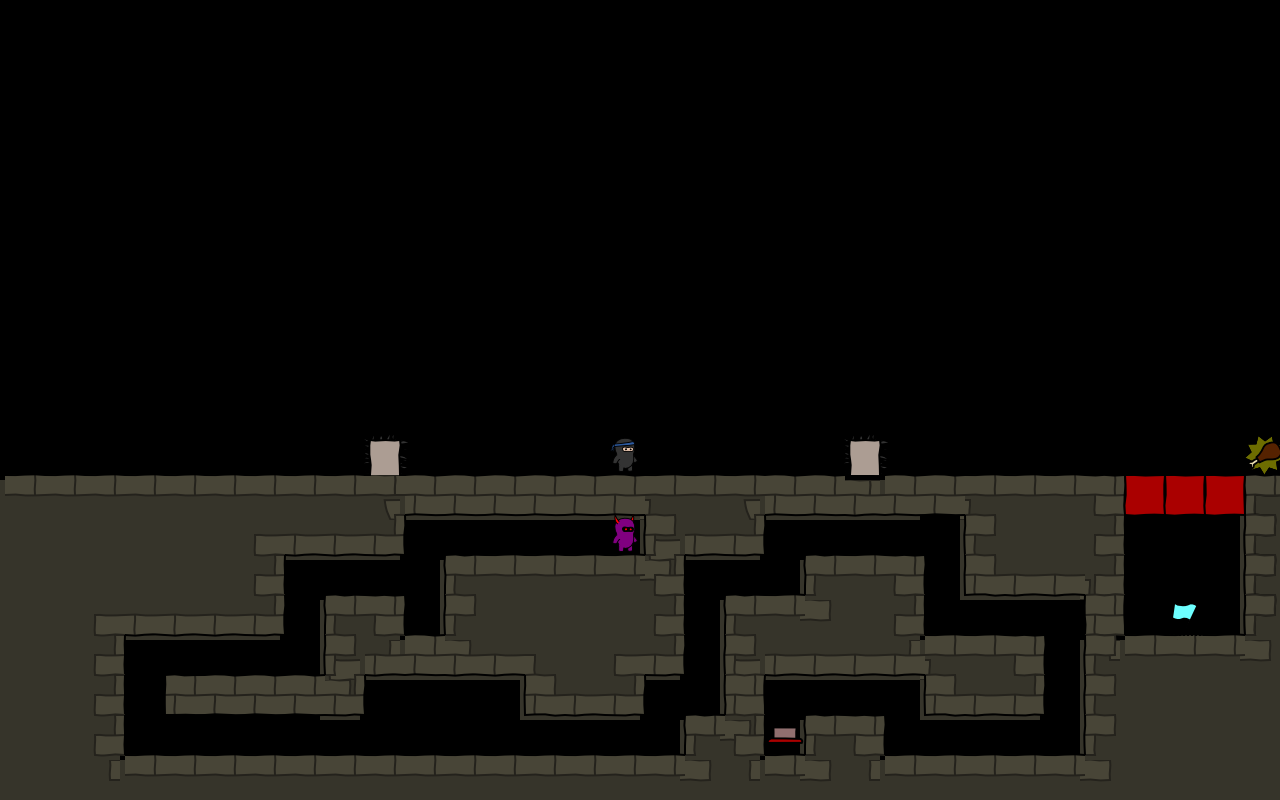

A level layout from a 2D game, rendered from its tile map. Below: a short description, then the map file with its tile-grid data intact:
An orthogonal 32x20 tile map with 40x40 px tiles, 4 tile layers (bg, walls, objects, fg), 3 tilesets.

<map version="1.0" orientation="orthogonal" width="32" height="20" tilewidth="40" tileheight="40">
 <tileset firstgid="1" name="world1" tilewidth="50" tileheight="50">
  <image source="world3.png" width="400" height="400" />
 </tileset>
 <tileset firstgid="65" name="objectpalette" tilewidth="50" tileheight="50">
  <image source="objectpalette.png" width="400" height="500" />
 </tileset>
 <tileset firstgid="145" name="background" tilewidth="40" tileheight="40">
  <image source="background3.png" width="320" height="600" />
 </tileset>
 <layer name="bg" width="32" height="20">
  <data encoding="csv">
0,0,0,0,0,0,0,0,0,0,0,0,0,0,0,0,0,0,0,0,0,0,0,0,0,0,0,0,0,0,0,0,
0,0,0,0,0,0,0,0,0,0,0,0,0,0,0,0,0,0,0,0,0,0,0,0,0,0,0,0,0,0,0,0,
0,0,0,0,0,0,0,0,0,0,0,0,0,0,0,0,0,0,0,0,0,0,0,0,0,0,0,0,0,0,0,0,
0,0,0,0,0,0,0,0,0,0,0,0,0,0,0,0,0,0,0,0,0,0,0,0,0,0,0,0,0,0,0,0,
0,0,0,0,0,0,0,0,0,0,0,0,0,0,0,0,0,0,0,0,0,0,0,0,0,0,0,0,0,0,0,0,
0,0,0,0,0,0,0,0,0,0,0,0,0,0,0,0,0,0,0,0,0,0,0,0,0,0,0,0,0,0,0,0,
0,0,0,0,0,0,0,0,0,0,0,0,0,0,0,0,0,0,0,0,0,0,0,0,0,0,0,0,0,0,0,0,
0,0,0,0,0,0,0,0,0,0,0,0,0,0,0,0,0,0,0,0,0,0,0,0,0,0,0,0,0,0,0,0,
0,0,0,0,0,0,0,0,0,0,0,0,0,0,0,0,0,0,0,0,0,0,0,0,0,0,0,0,0,0,0,0,
0,0,0,0,0,0,0,0,0,0,0,0,0,0,0,0,0,0,0,0,0,0,0,0,0,0,0,0,0,0,0,0,
0,0,0,0,0,0,0,0,0,0,0,0,0,0,0,0,0,0,0,0,0,0,0,0,0,0,0,0,0,0,0,0,
0,0,0,0,0,0,0,0,0,0,0,0,0,0,0,0,0,0,0,0,0,0,0,0,0,0,0,0,0,0,0,0,
173,173,173,173,173,173,173,173,173,185,173,173,173,173,173,173,186,173,185,173,173,189,173,0,186,173,173,173,0,0,0,173,
173,173,173,173,173,173,173,173,173,173,0,0,0,0,0,0,177,173,173,0,0,0,0,0,173,173,173,173,0,0,0,173,
173,173,173,173,173,173,173,0,0,0,0,173,173,173,173,173,196,0,0,0,173,173,173,0,173,173,173,186,0,0,0,173,
173,173,173,173,173,173,173,0,173,173,0,173,173,173,173,173,173,0,173,173,188,173,173,0,0,0,0,0,0,0,0,173,
173,173,173,0,0,0,0,0,177,187,173,188,173,173,173,173,173,0,177,173,173,173,187,186,173,173,0,187,173,173,173,188,
173,173,173,0,0,0,0,0,188,0,0,0,0,173,173,173,0,0,173,0,0,0,0,173,173,173,0,173,173,173,173,173,
173,173,173,0,0,0,0,0,0,0,0,0,0,0,0,0,0,173,188,0,173,173,0,0,0,0,0,173,173,173,173,173,
173,173,187,173,173,173,173,173,173,173,173,173,173,173,173,173,173,188,187,173,188,187,173,173,173,173,173,188,173,173,173,173
</data>
 </layer>
 <layer name="walls" width="32" height="20">
  <data encoding="csv">
0,0,0,0,0,0,0,0,0,0,0,0,0,0,0,0,0,0,0,0,0,0,0,0,0,0,0,0,0,0,0,0,
0,0,0,0,0,0,0,0,0,0,0,0,0,0,0,0,0,0,0,0,0,0,0,0,0,0,0,0,0,0,0,0,
0,0,0,0,0,0,0,0,0,0,0,0,0,0,0,0,0,0,0,0,0,0,0,0,0,0,0,0,0,0,0,0,
0,0,0,0,0,0,0,0,0,0,0,0,0,0,0,0,0,0,0,0,0,0,0,0,0,0,0,0,0,0,0,0,
0,0,0,0,0,0,0,0,0,0,0,0,0,0,0,0,0,0,0,0,0,0,0,0,0,0,0,0,0,0,0,0,
0,0,0,0,0,0,0,0,0,0,0,0,0,0,0,0,0,0,0,0,0,0,0,0,0,0,0,0,0,0,0,0,
0,0,0,0,0,0,0,0,0,0,0,0,0,0,0,0,0,0,0,0,0,0,0,0,0,0,0,0,0,0,0,0,
0,0,0,0,0,0,0,0,0,0,0,0,0,0,0,0,0,0,0,0,0,0,0,0,0,0,0,0,0,0,0,0,
0,0,0,0,0,0,0,0,0,0,0,0,0,0,0,0,0,0,0,0,0,0,0,0,0,0,0,0,0,0,0,0,
0,0,0,0,0,0,0,0,0,0,0,0,0,0,0,0,0,0,0,0,0,0,0,0,0,0,0,0,0,0,0,0,
0,0,0,0,0,0,0,0,0,0,0,0,0,0,0,0,0,0,0,0,0,0,0,0,0,0,0,0,0,0,0,0,
0,0,0,0,0,0,0,0,0,0,0,0,0,0,0,0,0,0,0,0,0,0,0,0,0,0,0,0,0,0,0,0,
10,10,10,10,10,10,10,10,10,32,2,2,2,2,2,2,10,10,10,2,2,26,2,2,10,10,10,11,0,0,0,9,
0,0,0,0,0,0,21,26,26,27,0,0,0,0,0,0,17,26,27,0,0,0,0,0,17,0,0,19,0,0,0,17,
0,0,0,0,0,0,19,0,0,0,0,9,10,10,10,10,19,0,0,0,9,10,11,0,25,26,26,19,0,0,0,17,
0,0,21,26,26,26,27,0,9,11,0,17,0,0,0,0,19,0,9,10,0,0,19,0,0,0,0,20,0,0,0,17,
0,0,19,0,0,0,0,0,17,26,2,26,26,22,0,21,27,0,17,26,26,26,26,10,10,11,0,17,10,10,10,0,
0,0,19,0,1,2,2,2,27,0,0,0,0,25,26,27,0,0,20,0,0,0,0,25,26,27,0,17,0,0,0,0,
0,0,19,0,0,0,0,0,0,0,0,0,0,0,0,0,0,9,19,0,9,11,0,0,0,0,0,17,0,0,0,0,
0,0,0,10,10,10,10,10,10,10,10,10,10,10,10,10,10,0,0,10,0,0,10,10,10,10,10,0,0,0,0,0
</data>
 </layer>
 <layer name="objects" width="32" height="20">
  <data encoding="csv">
0,0,0,0,0,0,0,0,0,0,0,0,0,0,0,0,0,0,0,0,0,0,0,0,0,0,0,0,0,0,0,0,
0,0,0,0,0,0,0,0,0,0,0,0,0,0,0,0,0,0,0,0,0,0,0,0,0,0,0,0,0,0,0,0,
0,0,0,0,0,0,0,0,0,0,0,0,0,0,0,0,0,0,0,0,0,0,0,0,0,0,0,0,0,0,0,0,
0,0,0,0,0,0,0,0,0,0,0,0,0,0,0,0,0,0,0,0,0,0,0,0,0,0,0,0,0,0,0,0,
0,0,0,0,0,0,0,0,0,0,0,0,0,0,0,0,0,0,0,0,0,0,0,0,0,0,0,0,0,0,0,0,
0,0,0,0,0,0,0,0,0,0,0,0,0,0,0,0,0,0,0,0,0,0,0,0,0,0,0,0,0,0,0,0,
0,0,0,0,0,0,0,0,0,0,0,0,0,0,0,0,0,0,0,0,0,0,0,0,0,0,0,0,0,0,0,0,
0,0,0,0,0,0,0,0,0,0,0,0,0,0,0,0,0,0,0,0,0,0,0,0,0,0,0,0,0,0,0,0,
0,0,0,0,0,0,0,0,0,0,0,0,0,0,0,0,0,0,0,0,0,0,0,0,0,0,0,0,0,0,0,0,
0,0,0,0,0,0,0,0,0,0,0,0,0,0,0,0,0,0,0,0,0,0,0,0,0,0,0,0,0,0,0,0,
0,0,0,0,0,0,0,0,0,0,0,0,0,0,0,0,0,0,0,0,0,0,0,0,0,0,0,0,0,0,0,0,
0,0,0,0,0,0,0,0,0,108,0,0,0,0,0,65,0,0,0,0,0,108,0,0,0,0,0,0,0,0,0,78,
0,0,0,0,0,0,0,0,0,0,0,0,0,0,0,0,0,0,0,0,0,0,0,0,0,0,0,0,83,83,83,0,
0,0,0,0,0,0,0,0,0,0,0,0,0,0,0,75,0,0,0,0,0,0,0,0,0,0,0,0,0,0,0,0,
0,0,0,0,0,0,0,0,0,0,0,0,0,0,0,0,0,0,0,0,0,0,0,0,0,0,0,0,0,0,0,0,
0,0,0,0,0,0,0,0,0,0,0,0,0,0,0,0,0,0,0,0,0,0,0,0,0,0,0,0,0,66,0,0,
0,0,0,0,0,0,0,0,0,0,0,0,0,0,0,0,0,0,0,0,0,0,0,0,0,0,0,0,0,0,0,0,
0,0,0,0,0,0,0,0,0,0,0,0,0,0,0,0,0,0,0,0,0,0,0,0,0,0,0,0,0,0,0,0,
0,0,0,0,0,0,0,0,0,0,0,0,0,0,0,0,0,0,0,81,0,0,0,0,0,0,0,0,0,0,0,0,
0,0,0,0,0,0,0,0,0,0,0,0,0,0,0,0,0,0,0,0,0,0,0,0,0,0,0,0,0,0,0,0
</data>
 </layer>
 <layer name="fg" width="32" height="20">
  <data encoding="csv">
0,0,0,0,0,0,0,0,0,0,0,0,0,0,0,0,0,0,0,0,0,0,0,0,0,0,0,0,0,0,0,0,
0,0,0,0,0,0,0,0,0,0,0,0,0,0,0,0,0,0,0,0,0,0,0,0,0,0,0,0,0,0,0,0,
0,0,0,0,0,0,0,0,0,0,0,0,0,0,0,0,0,0,0,0,0,0,0,0,0,0,0,0,0,0,0,0,
0,0,0,0,0,0,0,0,0,0,0,0,0,0,0,0,0,0,0,0,0,0,0,0,0,0,0,0,0,0,0,0,
0,0,0,0,0,0,0,0,0,0,0,0,0,0,0,0,0,0,0,0,0,0,0,0,0,0,0,0,0,0,0,0,
0,0,0,0,0,0,0,0,0,0,0,0,0,0,0,0,0,0,0,0,0,0,0,0,0,0,0,0,0,0,0,0,
0,0,0,0,0,0,0,0,0,0,0,0,0,0,0,0,0,0,0,0,0,0,0,0,0,0,0,0,0,0,0,0,
0,0,0,0,0,0,0,0,0,0,0,0,0,0,0,0,0,0,0,0,0,0,0,0,0,0,0,0,0,0,0,0,
0,0,0,0,0,0,0,0,0,0,0,0,0,0,0,0,0,0,0,0,0,0,0,0,0,0,0,0,0,0,0,0,
0,0,0,0,0,0,0,0,0,0,0,0,0,0,0,0,0,0,0,0,0,0,0,0,0,0,0,0,0,0,0,0,
0,0,0,0,0,0,0,0,0,0,0,0,0,0,0,0,0,0,0,0,0,0,0,0,0,0,0,0,0,0,0,0,
0,0,0,0,0,0,0,0,0,0,0,0,0,0,0,0,0,0,0,0,0,0,0,0,0,0,0,0,0,0,0,0,
0,0,0,0,0,0,0,0,0,0,0,0,0,0,0,0,0,0,0,0,0,0,0,0,0,0,0,0,0,0,0,0,
0,0,0,0,0,0,0,0,0,0,0,0,0,0,0,0,0,0,0,0,0,0,0,0,0,0,0,0,0,0,0,0,
0,0,0,0,0,0,0,0,0,0,0,0,0,0,0,0,0,0,0,0,0,0,0,0,0,0,0,0,0,0,0,0,
0,0,0,0,0,0,0,0,0,0,0,0,0,0,0,0,0,0,0,0,0,0,0,0,0,0,0,0,0,0,0,0,
0,0,0,0,0,0,0,0,0,0,0,0,0,0,0,0,0,0,0,0,0,0,0,0,0,0,0,0,0,0,0,0,
0,0,0,0,0,0,0,0,0,0,0,0,0,0,0,0,0,0,0,0,0,0,0,0,0,0,0,0,0,0,0,0,
0,0,0,0,0,0,0,0,0,0,0,0,0,0,0,0,0,0,0,0,0,0,0,0,0,0,0,0,0,0,0,0,
0,0,0,0,0,0,0,0,0,0,0,0,0,0,0,0,0,0,0,0,0,0,0,0,0,0,0,0,0,0,0,0
</data>
 </layer>
</map>
